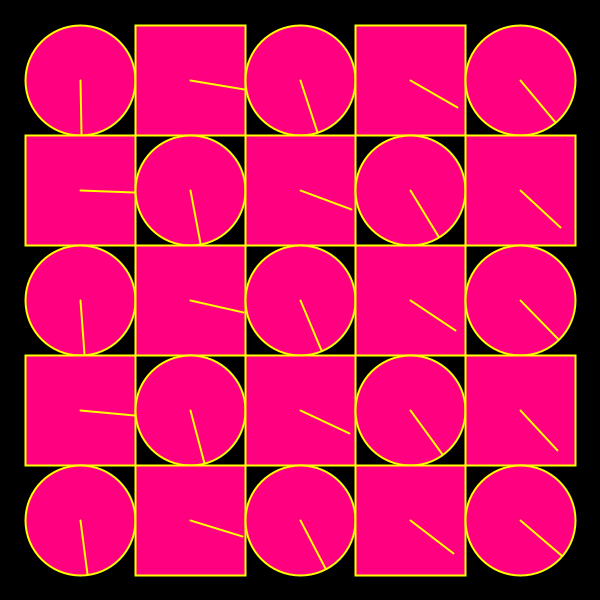
Frame 1 (no input)
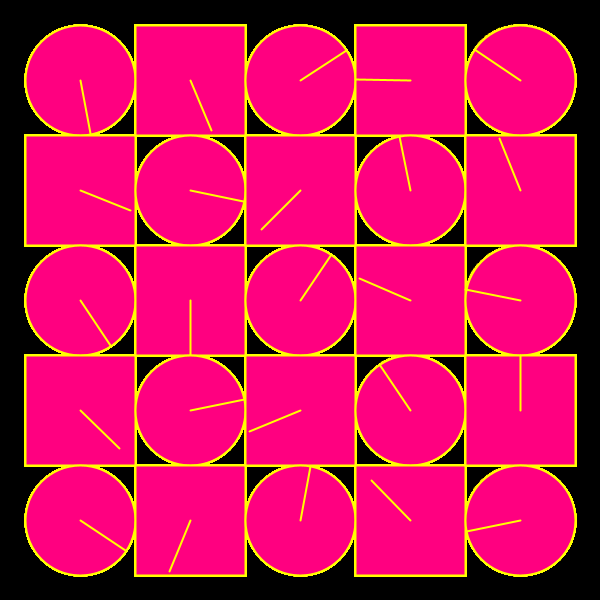
Frame 60 (the mouse pressed at the canvas centre just before this capture)
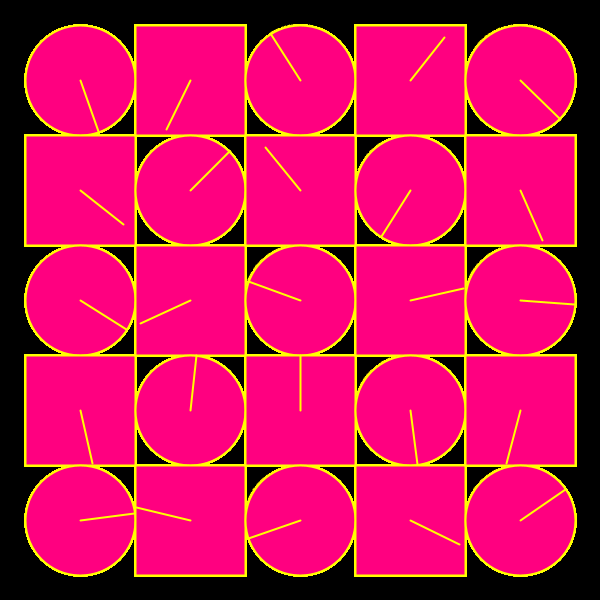
Frame 120 (the mouse held since frame 60 and released just before this capture)

The Processing sketch that drew these frames (run headless with seeded random() and noise(); from frame 60 on, the mouse is pressed at the canvas centre):

// Processing sketch: processing_151389
// ── processing_151389.pde

void setup() {
 size(600,600);
 background(0);
 rectMode(CENTER);
}
 
void draw() {
 int num=5;
 int margin=80;
 int c=0; //counter
 float gutter=0;
 float cellsize=(width-(2*margin)-gutter*(num-1))/(num-1);
 for(int i=0;i<num;i++) {
  for(int j=0;j<num;j++) {
   ++c;
   float tx=margin+cellsize*i+gutter*i;
   float ty=margin+cellsize*j+gutter*j;
   movingObj (c,tx,ty,cellsize,c*TWO_PI*millis()/60000.0);
  }
 }
}

void movingObj (int n,float x,float y,float size,float angle) {
 stroke(255,255,0);
 strokeWeight(2);
 fill(255,0,128);
 float tempX=x+(size/2)*sin(angle); //calculate endpoint of line
 float tempY=y+(size/2)*cos(angle);
 if((n%2)==0) {
  tempX=x+(size/2)*cos(angle);
  tempY=y+(size/2)*sin(angle);
  rect(x,y,size,size);
 } 
 else {
  ellipse(x,y,size,size);
 }
 line(x,y,tempX,tempY);
}
 
 
